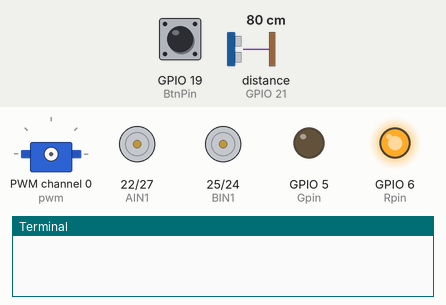
This program was run on a simulated Raspberry Pi (BCM pin numbers). On the bench: servo, motor-driver pin pairs drawn as motors (green arrow = first pin HIGH = forward, orange = second pin HIGH = backward, longer = more drive, scaled by the enable pin), output pins drawn as LEDs (lit = HIGH), the last lines printed to the terminal. The test bench sets the inputs (shaded band); at power-on: GPIO 19 (BtnPin) HIGH, distance to the obstacle (sensor on GPIO 21) 80 cm. The echo pulse lasts 58.3 µs per cm; servo angles are drawn from the pulse width (0.5 ms = 0°, 2.5 ms = 180°); the clock reads 2024-03-15 10:24:30 at power-on unless the program sets it; pins used as bus, display or sensor lines are not drawn.

Above: at 5.0 s.
5.1 s: GPIO 19 (BtnPin) pulled LOW for 0.15 s
At 6.8 s:
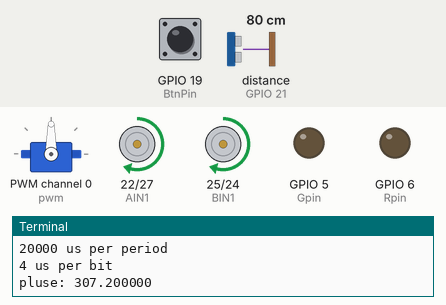
7.1 s: distance to the obstacle (sensor on GPIO 21) set to 44 cm
8.6 s: distance to the obstacle (sensor on GPIO 21) set to 36 cm
At 11.0 s:
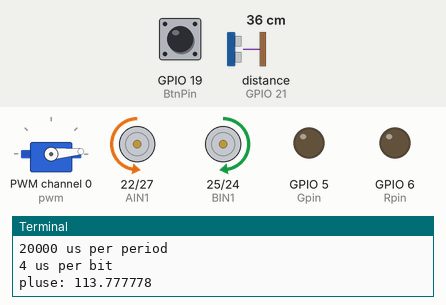
11.6 s: distance to the obstacle (sensor on GPIO 21) set to 299 cm
At 11.6 s:
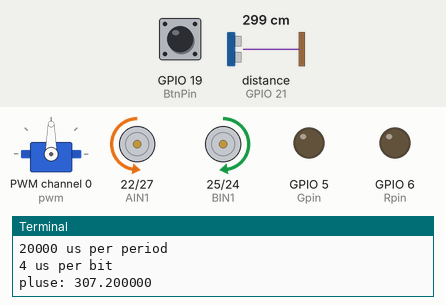
Timing chart, 0 to 14.5 s (numbered marks = the images above; inputs shaded):
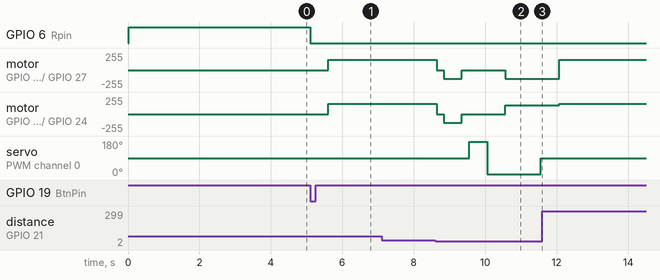

Measured:
- the behaviour switches between 41 and 40 cm on distance to the obstacle (sensor on GPIO 21) (found by bisection; images 1 and 2)
- after the input at 5.1 s, GPIO 6 (Rpin): HIGH → LOW at once; motor on GPIO 22 (AIN1) / GPIO 27 (AIN2), motor on GPIO 25 (BIN1) / GPIO 24 (BIN2): stopped → forward 153/255 after 0.51 s
- after the input at 8.6 s, motor on GPIO 22 (AIN1) / GPIO 27 (AIN2): forward 153/255 → stopped at once, → backward 128/255 0.20 s later, → stopped 0.50 s later, → backward 128/255 1.2 s later; motor on GPIO 25 (BIN1) / GPIO 24 (BIN2): forward 153/255 → stopped at once, → backward 128/255 0.20 s later, → stopped 0.50 s later, → forward 128/255 1.2 s later
- after the input at 11.6 s, servo on PWM channel 0 (pwm): stays 90° (without the input it goes to 175° after 1.4 s)

The program:

ultrasonic_Servo.py
```python
#!/usr/bin/env python
from Adafruit_PWM_Servo_Driver import PWM
import RPi.GPIO as GPIO
import time
import sys

PWMA   = 18
AIN1   = 22
AIN2   = 27

PWMB   = 23
BIN1   = 25
BIN2   = 24

BtnPin  = 19
Gpin    = 5
Rpin    = 6

TRIG = 20
ECHO = 21
# Initialise the PWM device using the default address
# bmp = PWM(0x40, debug=True)
pwm = PWM(0x40,debug = False)

servoMin = 150  # Min pulse length out of 4096
servoMax = 600  # Max pulse length out of 4096

def setServoPulse(channel, pulse):
  pulseLength = 1000000.0                   # 1,000,000 us per second
  pulseLength /= 50.0                       # 60 Hz
  print "%d us per period" % pulseLength
  pulseLength /= 4096.0                     # 12 bits of resolution
  print "%d us per bit" % pulseLength
  pulse *= 1000.0
  pulse /= (pulseLength*1.0)
# pwmV=int(pluse)
  print "pluse: %f  " % (pulse)
  pwm.setPWM(channel, 0, int(pulse))

#Angle to PWM
def write(servonum,x):
  y=x/90.0+0.5
  y=max(y,0.5)
  y=min(y,2.5)
  setServoPulse(servonum,y)

def t_up(speed,t_time):
        L_Motor.ChangeDutyCycle(speed)
        GPIO.output(AIN2,False)#AIN2
        GPIO.output(AIN1,True) #AIN1

        R_Motor.ChangeDutyCycle(speed)
        GPIO.output(BIN2,False)#BIN2
        GPIO.output(BIN1,True) #BIN1
        time.sleep(t_time)

def t_stop(t_time):
        L_Motor.ChangeDutyCycle(0)
        GPIO.output(AIN2,False)#AIN2
        GPIO.output(AIN1,False) #AIN1

        R_Motor.ChangeDutyCycle(0)
        GPIO.output(BIN2,False)#BIN2
        GPIO.output(BIN1,False) #BIN1
        time.sleep(t_time)

def t_down(speed,t_time):
        L_Motor.ChangeDutyCycle(speed)
        GPIO.output(AIN2,True)#AIN2
        GPIO.output(AIN1,False) #AIN1

        R_Motor.ChangeDutyCycle(speed)
        GPIO.output(BIN2,True)#BIN2
        GPIO.output(BIN1,False) #BIN1
        time.sleep(t_time)

def t_left(speed,t_time):
        L_Motor.ChangeDutyCycle(speed)
        GPIO.output(AIN2,True)#AIN2
        GPIO.output(AIN1,False) #AIN1

        R_Motor.ChangeDutyCycle(speed)
        GPIO.output(BIN2,False)#BIN2
        GPIO.output(BIN1,True) #BIN1
        time.sleep(t_time)

def t_right(speed,t_time):
        L_Motor.ChangeDutyCycle(speed)
        GPIO.output(AIN2,False)#AIN2
        GPIO.output(AIN1,True) #AIN1

        R_Motor.ChangeDutyCycle(speed)
        GPIO.output(BIN2,True)#BIN2
        GPIO.output(BIN1,False) #BIN1
        time.sleep(t_time)

def keysacn():
    val = GPIO.input(BtnPin)
    while GPIO.input(BtnPin) == False:
        val = GPIO.input(BtnPin)
    while GPIO.input(BtnPin) == True:
        time.sleep(0.01)
        val = GPIO.input(BtnPin)
        if val == True:
            GPIO.output(Rpin,1)
            while GPIO.input(BtnPin) == False:
                GPIO.output(Rpin,0)
        else:
            GPIO.output(Rpin,0)

def setup():
        GPIO.setwarnings(False)
        GPIO.setmode(GPIO.BCM)
        GPIO.setup(TRIG, GPIO.OUT)
        GPIO.setup(ECHO, GPIO.IN)

        GPIO.setup(Gpin, GPIO.OUT)     # Set Green Led Pin mode to output
        GPIO.setup(Rpin, GPIO.OUT)     # Set Red Led Pin mode to output
        GPIO.setup(BtnPin, GPIO.IN, pull_up_down=GPIO.PUD_UP)    # Set BtnPin's mode is input, and pull up to high level(3.3V)

        GPIO.setup(AIN2,GPIO.OUT)
        GPIO.setup(AIN1,GPIO.OUT)
        GPIO.setup(PWMA,GPIO.OUT)

        GPIO.setup(BIN1,GPIO.OUT)
        GPIO.setup(BIN2,GPIO.OUT)
        GPIO.setup(PWMB,GPIO.OUT)
        pwm.setPWMFreq(50)                        # Set frequency to 60 Hz

def distance():
	GPIO.output(TRIG, 0)
	time.sleep(0.000002)

	GPIO.output(TRIG, 1)
	time.sleep(0.00001)
	GPIO.output(TRIG, 0)


	while GPIO.input(ECHO) == 0:
		a = 0
	time1 = time.time()
	while GPIO.input(ECHO) == 1:
		a = 1
	time2 = time.time()

	during = time2 - time1
	return during * 340 / 2 * 100

def front_detection():
        write(0,90)
        time.sleep(0.5)
        dis_f = distance()
        return dis_f

def left_detection():
         write(0, 175)
         time.sleep(0.5)
         dis_l = distance()
         return dis_l

def right_detection():
        write(0,5)
        time.sleep(0.5)
        dis_r = distance()
        return dis_r

def loop():
        while True:
                dis1 = front_detection()
                if (dis1 < 40) == True:
                        t_stop(0.2)
                        t_down(50,0.5)
                        t_stop(0.2)
                        dis2 = left_detection()
                        dis3 = right_detection()
                        if (dis2 < 40) == True and (dis3 < 40) == True:
                                t_left(50,1)
                        elif (dis2 > dis3) == True:
                                t_left(50,0.3)
                                t_stop(0.1)
                        else:
                                t_right(50,0.3)
                                t_stop(0.1)
                else:
                        t_up(60,0)
              #  print dis1, 'cm'
               # print ''

def destroy():
	GPIO.cleanup()

if __name__ == "__main__":
        setup()
        L_Motor= GPIO.PWM(PWMA,100)
        L_Motor.start(0)
        R_Motor = GPIO.PWM(PWMB,100)
        R_Motor.start(0)
        keysacn()
        try:
                loop()
        except KeyboardInterrupt:
                destroy()
```
